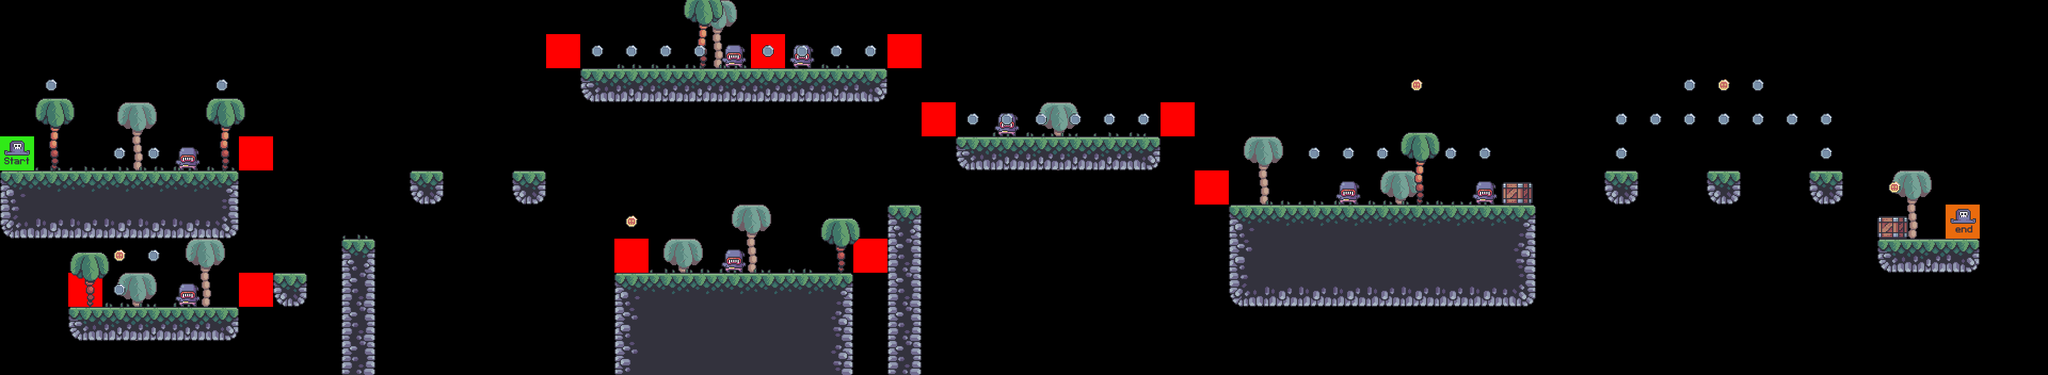

Rendered tile map (Tiled .tmx) drawn with the repository's tilesets; below, a short description and the map source with its tile grids summarised:
An orthogonal 60x11 tile map with 64x64 px tiles, 9 tile layers (Bg_palms, Terrain, Crate, Grass, ...), 7 tilesets.

<map version="1.8" tiledversion="1.8.4" orientation="orthogonal" renderorder="right-down" width="60" height="11" tilewidth="64" tileheight="64" infinite="0" nextlayerid="10" nextobjectid="1">
 <tileset firstgid="1" source="Terrain.tsx" />
 <tileset firstgid="17" source="setup_tiles.tsx" />
 <tileset firstgid="19" source="Palms.tsx" />
 <tileset firstgid="23" source="Grass.tsx" />
 <tileset firstgid="28" source="crate.tsx" />
 <tileset firstgid="29" source="Coin.tsx" />
 <tileset firstgid="31" source="setup_tile_enemy.tsx" />
 <layer id="9" name="Bg_palms" width="60" height="11">
  <data>[660 cells, 10 non-empty, 1 distinct tile ids]</data>
 </layer>
 <layer id="1" name="Terrain" width="60" height="11">
  <data>[660 cells, 100 non-empty, 15 distinct tile ids]</data>
 </layer>
 <layer id="8" name="Crate" width="60" height="11">
  <data>[660 cells, 4 non-empty, 1 distinct tile ids]</data>
 </layer>
 <layer id="7" name="Grass" width="60" height="11">
  <data>[660 cells, 34 non-empty, 4 distinct tile ids]</data>
 </layer>
 <layer id="6" name="Enemies" width="60" height="11">
  <data>[660 cells, 8 non-empty, 1 distinct tile ids]</data>
 </layer>
 <layer id="5" name="Constraints" width="60" height="11">
  <data>[660 cells, 12 non-empty, 1 distinct tile ids]</data>
 </layer>
 <layer id="4" name="Fg_palms" width="60" height="11">
  <data>[660 cells, 6 non-empty, 2 distinct tile ids]</data>
 </layer>
 <layer id="2" name="Coin" width="60" height="11">
  <data>[660 cells, 41 non-empty, 2 distinct tile ids]</data>
 </layer>
 <layer id="3" name="Player" width="60" height="11">
  <data>[660 cells, 2 non-empty, 2 distinct tile ids]</data>
 </layer>
</map>
